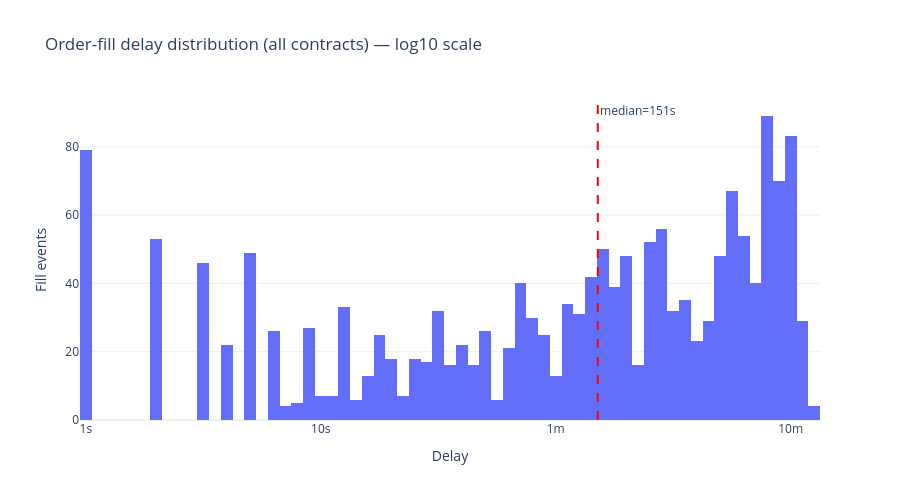

Notebook code cell kept with this figure:
### Code cell
import numpy as np

log_delays = np.log10(all_delays_df['delay_s'].clip(lower=1))

fig_delay = go.Figure()
fig_delay.add_trace(go.Histogram(
    x=log_delays,
    nbinsx=80,
    name='All contracts'
))

median_val = all_delays_df['delay_s'].median()
median_log = np.log10(max(median_val, 1))
fig_delay.add_vline(x=median_log, line_dash='dash', line_color='red',
                    annotation_text=f'median={median_val:.0f}s', annotation_position='top right')

max_log = int(np.ceil(log_delays.max()))
tickvals = list(range(0, max_log + 1))
ticktext = ['1s', '10s', '1m', '10m', '1.7h', '11.6h', '4.8d'][:max_log + 1]

fig_delay.update_layout(
    title='Order-fill delay distribution (all contracts) — log10 scale',
    xaxis_title='Delay',
    yaxis_title='Fill events',
    template='plotly_white', height=500,
)
fig_delay.update_xaxes(tickvals=tickvals, ticktext=ticktext)
fig_delay.show()

### Figure 1 — Plotly figure (JSON) as saved in the notebook; plotly's stock layout.template omitted (floating-point values rounded to 4 significant figures; data arrays with more than 128 entries replaced by an {"elided": "..."} marker saying what was removed)
{"data": [{"name": "All contracts", "nbinsx": 80, "type": "histogram", "x": {"elided": "1680 float values"}}], "layout": {"annotations": [{"showarrow": false, "text": "median=151s", "x": 2.179, "xanchor": "left", "xref": "x", "y": 1, "yanchor": "top", "yref": "y domain"}], "height": 500, "shapes": [{"line": {"color": "red", "dash": "dash"}, "type": "line", "x0": 2.179, "x1": 2.179, "xref": "x", "y0": 0, "y1": 1, "yref": "y domain"}], "title": {"text": "Order-fill delay distribution (all contracts) — log10 scale"}, "xaxis": {"ticktext": ["1s", "10s", "1m", "10m", "1.7h"], "tickvals": [0, 1, 2, 3, 4], "title": {"text": "Delay"}}, "yaxis": {"title": {"text": "Fill events"}}}}
